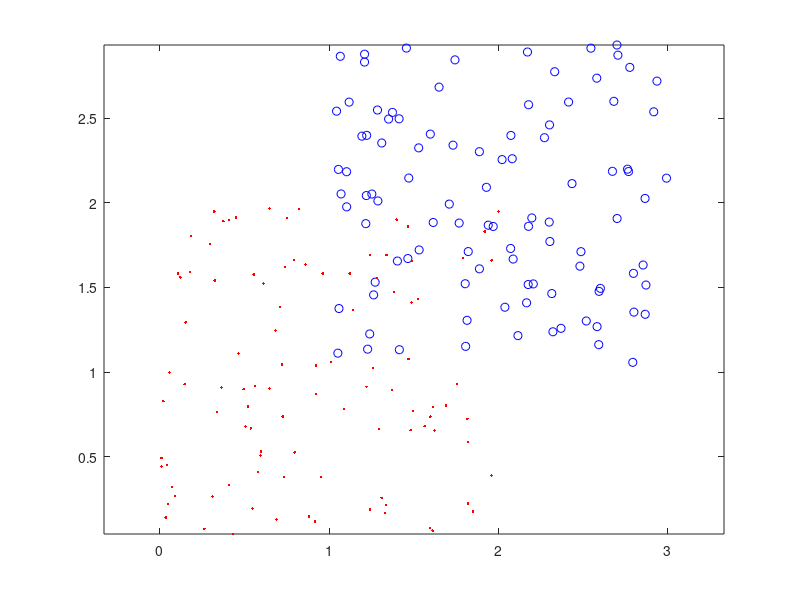

MATLAB code to generate this figure: (Note: this script raises an error after producing the figure.)
% Code for the perceptron exersice (askisi 1)
% "Introduction to Pattern Recognition: A MATLAB Approach"
% S. Theodoridis, A. Pikrakis, K. Koutroumbas, D. Cavouras

close('all');
clear

rand('seed',0);

% Generate the dataset X1 as well as the vector containing the class labels of
% the points in X1 
N=[100 100]; % 100 vectors per class
l=2; % Dimensionality of the input space

x_1=[3 3]';
x_2=[2 2]'; %for X2
x_3=[0 2]'; %for X3
x_4=[1 1]'; %for X4

%X1=[2*rand(l,N(1)) 2*rand(l,N(2))+x_1*ones(1,N(2))];
%X1=[2*rand(l,N(1)) 2*rand(l,N(2))+x_2*ones(1,N(2))];
%X1=[2*rand(l,N(1)) 2*rand(l,N(2))+x_3*ones(1,N(2))];
X1=[2*rand(l,N(1)) 2*rand(l,N(2))+x_4*ones(1,N(2))];
X1=[X1; ones(1,sum(N))];
y1=[-ones(1,N(1)) ones(1,N(2))];

% 1. Plot X1, where points of different classes are denoted by different colors,
figure(1), plot(X1(1,y1==1),X1(2,y1==1),'bo',...
X1(1,y1==-1),X1(2,y1==-1),'r.')
figure(1), axis equal

% 2. Run the perceptron algorithm for X1 with learning parameter 0.01
% Learning rate
rho=0.01; 
%rho=0.05
%w_ini=[1 1 -0.5]';
w_ini=[1 1 0.5]';
[w,iter,mis_clas]=perce(X1,y1,w_ini,rho)

